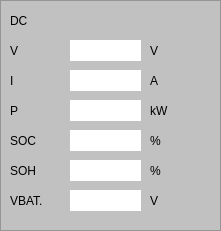
                <widget class="QFrame" name="frame_20">
                 <property name="geometry">
                  <rect>
                   <x>880</x>
                   <y>430</y>
                   <width>221</width>
                   <height>231</height>
                  </rect>
                 </property>
                 <property name="styleSheet">
                  <string notr="true">background-color: rgb(193, 193, 193);</string>
                 </property>
                 <property name="frameShape">
                  <enum>QFrame::StyledPanel</enum>
                 </property>
                 <property name="frameShadow">
                  <enum>QFrame::Raised</enum>
                 </property>
                 <widget class="QLabel" name="label_111">
                  <property name="geometry">
                   <rect>
                    <x>10</x>
                    <y>40</y>
                    <width>51</width>
                    <height>21</height>
                   </rect>
                  </property>
                  <property name="styleSheet">
                   <string notr="true">font: 10pt &quot;Segoe UI&quot;;
background-color: rgb(193, 193, 193);
color: rgb(0, 0, 0);</string>
                  </property>
                  <property name="text">
                   <string>V</string>
                  </property>
                 </widget>
                 <widget class="QLabel" name="label_112">
                  <property name="geometry">
                   <rect>
                    <x>10</x>
                    <y>70</y>
                    <width>51</width>
                    <height>21</height>
                   </rect>
                  </property>
                  <property name="styleSheet">
                   <string notr="true">font: 10pt &quot;Segoe UI&quot;;
background-color: rgb(193, 193, 193);
color: rgb(0, 0, 0);</string>
                  </property>
                  <property name="text">
                   <string>I</string>
                  </property>
                 </widget>
                 <widget class="QLabel" name="label_113">
                  <property name="geometry">
                   <rect>
                    <x>10</x>
                    <y>100</y>
                    <width>51</width>
                    <height>21</height>
                   </rect>
                  </property>
                  <property name="styleSheet">
                   <string notr="true">font: 10pt &quot;Segoe UI&quot;;
background-color: rgb(193, 193, 193);
color: rgb(0, 0, 0);</string>
                  </property>
                  <property name="text">
                   <string>P</string>
                  </property>
                 </widget>
                 <widget class="QLabel" name="label_114">
                  <property name="geometry">
                   <rect>
                    <x>10</x>
                    <y>10</y>
                    <width>121</width>
                    <height>21</height>
                   </rect>
                  </property>
                  <property name="styleSheet">
                   <string notr="true">font: 10pt &quot;Segoe UI&quot;;
background-color: rgb(193, 193, 193);
color: rgb(0, 0, 0);</string>
                  </property>
                  <property name="text">
                   <string>DC</string>
                  </property>
                 </widget>
                 <widget class="QLabel" name="label_115">
                  <property name="geometry">
                   <rect>
                    <x>150</x>
                    <y>40</y>
                    <width>31</width>
                    <height>21</height>
                   </rect>
                  </property>
                  <property name="styleSheet">
                   <string notr="true">background-color: rgb(193, 193, 193);
color: rgb(0, 0, 0);
font: 700 14pt &quot;Segoe UI&quot;;</string>
                  </property>
                  <property name="text">
                   <string>V</string>
                  </property>
                 </widget>
                 <widget class="QLabel" name="lineEdit_49">
                  <property name="geometry">
                   <rect>
                    <x>70</x>
                    <y>40</y>
                    <width>71</width>
                    <height>21</height>
                   </rect>
                  </property>
                  <property name="styleSheet">
                   <string notr="true">background-color: rgb(255, 255, 255);
color: rgb(0, 0, 0);
font: 10pt &quot;Segoe UI&quot;;</string>
                  </property>
                  <property name="text">
                   <string/>
                  </property>
                 </widget>
                 <widget class="QLabel" name="lineEdit_50">
                  <property name="geometry">
                   <rect>
                    <x>70</x>
                    <y>70</y>
                    <width>71</width>
                    <height>21</height>
                   </rect>
                  </property>
                  <property name="styleSheet">
                   <string notr="true">background-color: rgb(255, 255, 255);
color: rgb(0, 0, 0);
font: 10pt &quot;Segoe UI&quot;;</string>
                  </property>
                  <property name="text">
                   <string/>
                  </property>
                 </widget>
                 <widget class="QLabel" name="lineEdit_51">
                  <property name="geometry">
                   <rect>
                    <x>70</x>
                    <y>100</y>
                    <width>71</width>
                    <height>21</height>
                   </rect>
                  </property>
                  <property name="styleSheet">
                   <string notr="true">background-color: rgb(255, 255, 255);
color: rgb(0, 0, 0);
font: 10pt &quot;Segoe UI&quot;;</string>
                  </property>
                  <property name="text">
                   <string/>
                  </property>
                 </widget>
                 <widget class="QLabel" name="label_116">
                  <property name="geometry">
                   <rect>
                    <x>150</x>
                    <y>70</y>
                    <width>51</width>
                    <height>21</height>
                   </rect>
                  </property>
                  <property name="styleSheet">
                   <string notr="true">background-color: rgb(193, 193, 193);
color: rgb(0, 0, 0);
font: 700 14pt &quot;Segoe UI&quot;;</string>
                  </property>
                  <property name="text">
                   <string>A</string>
                  </property>
                 </widget>
                 <widget class="QLabel" name="label_117">
                  <property name="geometry">
                   <rect>
                    <x>150</x>
                    <y>100</y>
                    <width>41</width>
                    <height>21</height>
                   </rect>
                  </property>
                  <property name="styleSheet">
                   <string notr="true">background-color: rgb(193, 193, 193);
color: rgb(0, 0, 0);
font: 700 14pt &quot;Segoe UI&quot;;</string>
                  </property>
                  <property name="text">
                   <string>kW</string>
                  </property>
                 </widget>
                 <widget class="QLabel" name="label_118">
                  <property name="geometry">
                   <rect>
                    <x>10</x>
                    <y>130</y>
                    <width>51</width>
                    <height>21</height>
                   </rect>
                  </property>
                  <property name="styleSheet">
                   <string notr="true">font: 10pt &quot;Segoe UI&quot;;
background-color: rgb(193, 193, 193);
color: rgb(0, 0, 0);</string>
                  </property>
                  <property name="text">
                   <string>SOC</string>
                  </property>
                 </widget>
                 <widget class="QLabel" name="lineEdit_52">
                  <property name="geometry">
                   <rect>
                    <x>70</x>
                    <y>130</y>
                    <width>71</width>
                    <height>21</height>
                   </rect>
                  </property>
                  <property name="styleSheet">
                   <string notr="true">background-color: rgb(255, 255, 255);
color: rgb(0, 0, 0);
font: 10pt &quot;Segoe UI&quot;;</string>
                  </property>
                  <property name="text">
                   <string/>
                  </property>
                 </widget>
                 <widget class="QLabel" name="label_119">
                  <property name="geometry">
                   <rect>
                    <x>150</x>
                    <y>130</y>
                    <width>51</width>
                    <height>21</height>
                   </rect>
                  </property>
                  <property name="styleSheet">
                   <string notr="true">background-color: rgb(193, 193, 193);
color: rgb(0, 0, 0);
font: 700 14pt &quot;Segoe UI&quot;;</string>
                  </property>
                  <property name="text">
                   <string>%</string>
                  </property>
                 </widget>
                 <widget class="QLabel" name="label_120">
                  <property name="geometry">
                   <rect>
                    <x>10</x>
                    <y>160</y>
                    <width>51</width>
                    <height>21</height>
                   </rect>
                  </property>
                  <property name="styleSheet">
                   <string notr="true">font: 10pt &quot;Segoe UI&quot;;
background-color: rgb(193, 193, 193);
color: rgb(0, 0, 0);</string>
                  </property>
                  <property name="text">
                   <string>SOH</string>
                  </property>
                 </widget>
                 <widget class="QLabel" name="lineEdit_53">
                  <property name="geometry">
                   <rect>
                    <x>70</x>
                    <y>160</y>
                    <width>71</width>
                    <height>21</height>
                   </rect>
                  </property>
                  <property name="styleSheet">
                   <string notr="true">background-color: rgb(255, 255, 255);
color: rgb(0, 0, 0);
font: 10pt &quot;Segoe UI&quot;;</string>
                  </property>
                  <property name="text">
                   <string/>
                  </property>
                 </widget>
                 <widget class="QLabel" name="label_121">
                  <property name="geometry">
                   <rect>
                    <x>150</x>
                    <y>160</y>
                    <width>51</width>
                    <height>21</height>
                   </rect>
                  </property>
                  <property name="styleSheet">
                   <string notr="true">background-color: rgb(193, 193, 193);
color: rgb(0, 0, 0);
font: 700 14pt &quot;Segoe UI&quot;;</string>
                  </property>
                  <property name="text">
                   <string>%</string>
                  </property>
                 </widget>
                 <widget class="QLabel" name="lineEdit_54">
                  <property name="geometry">
                   <rect>
                    <x>70</x>
                    <y>190</y>
                    <width>71</width>
                    <height>21</height>
                   </rect>
                  </property>
                  <property name="styleSheet">
                   <string notr="true">background-color: rgb(255, 255, 255);
color: rgb(0, 0, 0);
font: 10pt &quot;Segoe UI&quot;;</string>
                  </property>
                  <property name="text">
                   <string/>
                  </property>
                 </widget>
                 <widget class="QLabel" name="label_122">
                  <property name="geometry">
                   <rect>
                    <x>10</x>
                    <y>190</y>
                    <width>51</width>
                    <height>21</height>
                   </rect>
                  </property>
                  <property name="styleSheet">
                   <string notr="true">font: 10pt &quot;Segoe UI&quot;;
background-color: rgb(193, 193, 193);
color: rgb(0, 0, 0);</string>
                  </property>
                  <property name="text">
                   <string>VBAT.</string>
                  </property>
                 </widget>
                 <widget class="QLabel" name="label_123">
                  <property name="geometry">
                   <rect>
                    <x>150</x>
                    <y>190</y>
                    <width>51</width>
                    <height>21</height>
                   </rect>
                  </property>
                  <property name="styleSheet">
                   <string notr="true">background-color: rgb(193, 193, 193);
color: rgb(0, 0, 0);
font: 700 14pt &quot;Segoe UI&quot;;</string>
                  </property>
                  <property name="text">
                   <string>V</string>
                  </property>
                 </widget>
                </widget>
